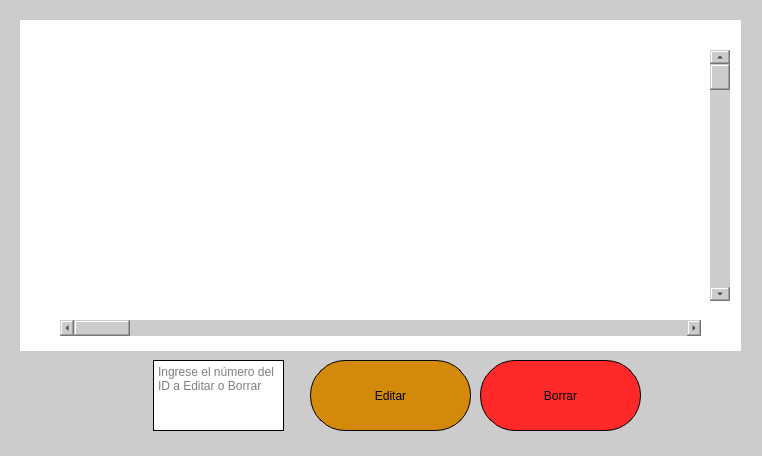
<?xml version="1.0" encoding="UTF-8"?>
<ui version="4.0">
 <class>Ver_y_Editar_MainWindow</class>
 <widget class="QMainWindow" name="Ver_y_Editar_MainWindow">
  <property name="geometry">
   <rect>
    <x>0</x>
    <y>0</y>
    <width>762</width>
    <height>456</height>
   </rect>
  </property>
  <property name="minimumSize">
   <size>
    <width>762</width>
    <height>456</height>
   </size>
  </property>
  <property name="maximumSize">
   <size>
    <width>762</width>
    <height>456</height>
   </size>
  </property>
  <property name="font">
   <font>
    <family>Hack</family>
   </font>
  </property>
  <property name="windowTitle">
   <string>Ver y Editar Péliculas</string>
  </property>
  <property name="windowIcon">
   <iconset>
    <normaloff>Imagenes/logos-UNAH-600x600.png</normaloff>Imagenes/logos-UNAH-600x600.png</iconset>
  </property>
  <property name="styleSheet">
   <string notr="true">background-color:rgb(204, 204, 204);</string>
  </property>
  <widget class="QWidget" name="centralwidget">
   <widget class="QFrame" name="frame">
    <property name="geometry">
     <rect>
      <x>20</x>
      <y>20</y>
      <width>721</width>
      <height>331</height>
     </rect>
    </property>
    <property name="styleSheet">
     <string notr="true">background-color: rgb(255, 255, 255);
border:3px;
border-color: rgb(0, 0, 0);
</string>
    </property>
    <property name="frameShape">
     <enum>QFrame::StyledPanel</enum>
    </property>
    <property name="frameShadow">
     <enum>QFrame::Raised</enum>
    </property>
    <widget class="QScrollBar" name="horizontalScrollBar">
     <property name="geometry">
      <rect>
       <x>40</x>
       <y>300</y>
       <width>641</width>
       <height>16</height>
      </rect>
     </property>
     <property name="styleSheet">
      <string notr="true">background-color:rgb(204, 204, 204);</string>
     </property>
     <property name="orientation">
      <enum>Qt::Horizontal</enum>
     </property>
    </widget>
    <widget class="QScrollBar" name="verticalScrollBar">
     <property name="geometry">
      <rect>
       <x>690</x>
       <y>30</y>
       <width>20</width>
       <height>251</height>
      </rect>
     </property>
     <property name="styleSheet">
      <string notr="true">background-color:rgb(204, 204, 204);</string>
     </property>
     <property name="orientation">
      <enum>Qt::Vertical</enum>
     </property>
    </widget>
   </widget>
   <widget class="QTextEdit" name="ID_textEdit">
    <property name="geometry">
     <rect>
      <x>153</x>
      <y>360</y>
      <width>131</width>
      <height>71</height>
     </rect>
    </property>
    <property name="styleSheet">
     <string notr="true">color:black;
font: 75 10pt &quot;Hack&quot;;
background-color: rgb(255, 255, 255);
border-color: rgb(0, 0, 0);
border-style: solid;
border-color: black;
border-width: 0.5px;
</string>
    </property>
    <property name="placeholderText">
     <string>Ingrese el número del ID a Editar o Borrar</string>
    </property>
   </widget>
   <widget class="QPushButton" name="Editar_pushButton">
    <property name="geometry">
     <rect>
      <x>310</x>
      <y>360</y>
      <width>161</width>
      <height>71</height>
     </rect>
    </property>
    <property name="styleSheet">
     <string notr="true">background-color: rgb(211, 137, 9);
font: 10pt &quot;Hack&quot;;
border-style: solid;
border-color: black;
border-width: 0.5px;
border-radius: 35px;</string>
    </property>
    <property name="text">
     <string>Editar</string>
    </property>
   </widget>
   <widget class="QPushButton" name="Borrar_pushButton_2">
    <property name="geometry">
     <rect>
      <x>480</x>
      <y>360</y>
      <width>161</width>
      <height>71</height>
     </rect>
    </property>
    <property name="styleSheet">
     <string notr="true">background-color: rgb(255, 41, 41);
font: 10pt &quot;Hack&quot;;
border-style: solid;
border-color: black;
border-width: 0.5px;
border-radius: 35px;</string>
    </property>
    <property name="text">
     <string>Borrar</string>
    </property>
   </widget>
  </widget>
  <widget class="QStatusBar" name="statusbar"/>
 </widget>
 <resources>
  <include location="Imagenes/Interfaz.qrc"/>
 </resources>
 <connections/>
</ui>
